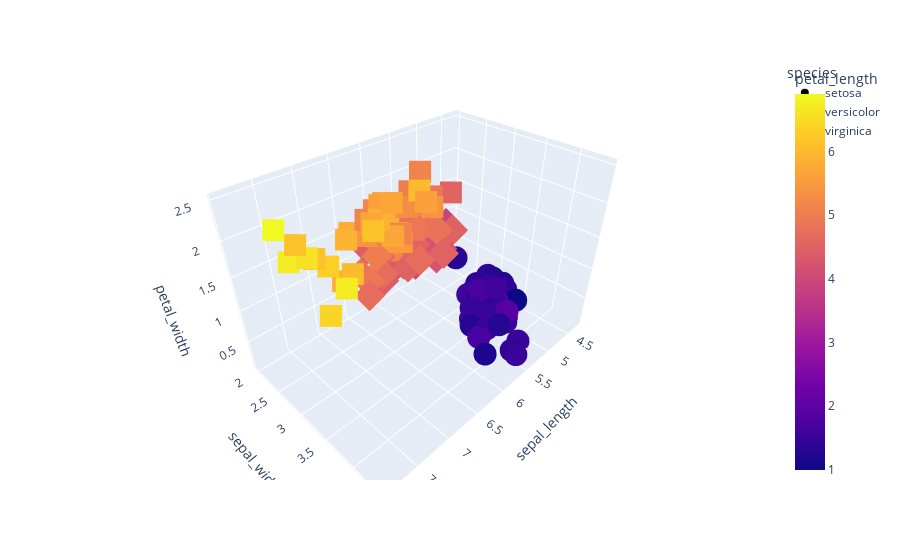

Write notebook code for a chart like this one.
### Code cell
import plotly.express as px
df = px.data.iris()
fig = px.scatter_3d(df, x='sepal_length', y='sepal_width', z='petal_width',
                    color='petal_length', symbol='species')
fig.show()

### Figure 1 — Plotly figure (JSON) as saved in the notebook; plotly's stock layout.template omitted (floating-point values rounded to 4 significant figures)
{"data": [{"hovertemplate": "species=setosa<br>sepal_length=%{x}<br>sepal_width=%{y}<br>petal_width=%{z}<br>petal_length=%{marker.color}<extra></extra>", "legendgroup": "setosa", "marker": {"color": [1.4, 1.4, 1.3, 1.5, 1.4, 1.7, 1.4, 1.5, 1.4, 1.5, 1.5, 1.6, 1.4, 1.1, 1.2, 1.5, 1.3, 1.4, 1.7, 1.5, 1.7, 1.5, 1, 1.7, 1.9, 1.6, 1.6, 1.5, 1.4, 1.6, 1.6, 1.5, 1.5, 1.4, 1.5, 1.2, 1.3, 1.5, 1.3, 1.5, 1.3, 1.3, 1.3, 1.6, 1.9, 1.4, 1.6, 1.4, 1.5, 1.4], "coloraxis": "coloraxis", "symbol": "circle"}, "mode": "markers", "name": "setosa", "scene": "scene", "showlegend": true, "type": "scatter3d", "x": [5.1, 4.9, 4.7, 4.6, 5, 5.4, 4.6, 5, 4.4, 4.9, 5.4, 4.8, 4.8, 4.3, 5.8, 5.7, 5.4, 5.1, 5.7, 5.1, 5.4, 5.1, 4.6, 5.1, 4.8, 5, 5, 5.2, 5.2, 4.7, 4.8, 5.4, 5.2, 5.5, 4.9, 5, 5.5, 4.9, 4.4, 5.1, 5, 4.5, 4.4, 5, 5.1, 4.8, 5.1, 4.6, 5.3, 5], "y": [3.5, 3, 3.2, 3.1, 3.6, 3.9, 3.4, 3.4, 2.9, 3.1, 3.7, 3.4, 3, 3, 4, 4.4, 3.9, 3.5, 3.8, 3.8, 3.4, 3.7, 3.6, 3.3, 3.4, 3, 3.4, 3.5, 3.4, 3.2, 3.1, 3.4, 4.1, 4.2, 3.1, 3.2, 3.5, 3.1, 3, 3.4, 3.5, 2.3, 3.2, 3.5, 3.8, 3, 3.8, 3.2, 3.7, 3.3], "z": [0.2, 0.2, 0.2, 0.2, 0.2, 0.4, 0.3, 0.2, 0.2, 0.1, 0.2, 0.2, 0.1, 0.1, 0.2, 0.4, 0.4, 0.3, 0.3, 0.3, 0.2, 0.4, 0.2, 0.5, 0.2, 0.2, 0.4, 0.2, 0.2, 0.2, 0.2, 0.4, 0.1, 0.2, 0.1, 0.2, 0.2, 0.1, 0.2, 0.2, 0.3, 0.3, 0.2, 0.6, 0.4, 0.3, 0.2, 0.2, 0.2, 0.2]}, {"hovertemplate": "species=versicolor<br>sepal_length=%{x}<br>sepal_width=%{y}<br>petal_width=%{z}<br>petal_length=%{marker.color}<extra></extra>", "legendgroup": "versicolor", "marker": {"color": [4.7, 4.5, 4.9, 4, 4.6, 4.5, 4.7, 3.3, 4.6, 3.9, 3.5, 4.2, 4, 4.7, 3.6, 4.4, 4.5, 4.1, 4.5, 3.9, 4.8, 4, 4.9, 4.7, 4.3, 4.4, 4.8, 5, 4.5, 3.5, 3.8, 3.7, 3.9, 5.1, 4.5, 4.5, 4.7, 4.4, 4.1, 4, 4.4, 4.6, 4, 3.3, 4.2, 4.2, 4.2, 4.3, 3, 4.1], "coloraxis": "coloraxis", "symbol": "diamond"}, "mode": "markers", "name": "versicolor", "scene": "scene", "showlegend": true, "type": "scatter3d", "x": [7, 6.4, 6.9, 5.5, 6.5, 5.7, 6.3, 4.9, 6.6, 5.2, 5, 5.9, 6, 6.1, 5.6, 6.7, 5.6, 5.8, 6.2, 5.6, 5.9, 6.1, 6.3, 6.1, 6.4, 6.6, 6.8, 6.7, 6, 5.7, 5.5, 5.5, 5.8, 6, 5.4, 6, 6.7, 6.3, 5.6, 5.5, 5.5, 6.1, 5.8, 5, 5.6, 5.7, 5.7, 6.2, 5.1, 5.7], "y": [3.2, 3.2, 3.1, 2.3, 2.8, 2.8, 3.3, 2.4, 2.9, 2.7, 2, 3, 2.2, 2.9, 2.9, 3.1, 3, 2.7, 2.2, 2.5, 3.2, 2.8, 2.5, 2.8, 2.9, 3, 2.8, 3, 2.9, 2.6, 2.4, 2.4, 2.7, 2.7, 3, 3.4, 3.1, 2.3, 3, 2.5, 2.6, 3, 2.6, 2.3, 2.7, 3, 2.9, 2.9, 2.5, 2.8], "z": [1.4, 1.5, 1.5, 1.3, 1.5, 1.3, 1.6, 1, 1.3, 1.4, 1, 1.5, 1, 1.4, 1.3, 1.4, 1.5, 1, 1.5, 1.1, 1.8, 1.3, 1.5, 1.2, 1.3, 1.4, 1.4, 1.7, 1.5, 1, 1.1, 1, 1.2, 1.6, 1.5, 1.6, 1.5, 1.3, 1.3, 1.3, 1.2, 1.4, 1.2, 1, 1.3, 1.2, 1.3, 1.3, 1.1, 1.3]}, {"hovertemplate": "species=virginica<br>sepal_length=%{x}<br>sepal_width=%{y}<br>petal_width=%{z}<br>petal_length=%{marker.color}<extra></extra>", "legendgroup": "virginica", "marker": {"color": [6, 5.1, 5.9, 5.6, 5.8, 6.6, 4.5, 6.3, 5.8, 6.1, 5.1, 5.3, 5.5, 5, 5.1, 5.3, 5.5, 6.7, 6.9, 5, 5.7, 4.9, 6.7, 4.9, 5.7, 6, 4.8, 4.9, 5.6, 5.8, 6.1, 6.4, 5.6, 5.1, 5.6, 6.1, 5.6, 5.5, 4.8, 5.4, 5.6, 5.1, 5.1, 5.9, 5.7, 5.2, 5, 5.2, 5.4, 5.1], "coloraxis": "coloraxis", "symbol": "square"}, "mode": "markers", "name": "virginica", "scene": "scene", "showlegend": true, "type": "scatter3d", "x": [6.3, 5.8, 7.1, 6.3, 6.5, 7.6, 4.9, 7.3, 6.7, 7.2, 6.5, 6.4, 6.8, 5.7, 5.8, 6.4, 6.5, 7.7, 7.7, 6, 6.9, 5.6, 7.7, 6.3, 6.7, 7.2, 6.2, 6.1, 6.4, 7.2, 7.4, 7.9, 6.4, 6.3, 6.1, 7.7, 6.3, 6.4, 6, 6.9, 6.7, 6.9, 5.8, 6.8, 6.7, 6.7, 6.3, 6.5, 6.2, 5.9], "y": [3.3, 2.7, 3, 2.9, 3, 3, 2.5, 2.9, 2.5, 3.6, 3.2, 2.7, 3, 2.5, 2.8, 3.2, 3, 3.8, 2.6, 2.2, 3.2, 2.8, 2.8, 2.7, 3.3, 3.2, 2.8, 3, 2.8, 3, 2.8, 3.8, 2.8, 2.8, 2.6, 3, 3.4, 3.1, 3, 3.1, 3.1, 3.1, 2.7, 3.2, 3.3, 3, 2.5, 3, 3.4, 3], "z": [2.5, 1.9, 2.1, 1.8, 2.2, 2.1, 1.7, 1.8, 1.8, 2.5, 2, 1.9, 2.1, 2, 2.4, 2.3, 1.8, 2.2, 2.3, 1.5, 2.3, 2, 2, 1.8, 2.1, 1.8, 1.8, 1.8, 2.1, 1.6, 1.9, 2, 2.2, 1.5, 1.4, 2.3, 2.4, 1.8, 1.8, 2.1, 2.4, 2.3, 1.9, 2.3, 2.5, 2.3, 1.9, 2, 2.3, 1.8]}], "layout": {"autosize": true, "coloraxis": {"colorbar": {"title": {"text": "petal_length"}}, "colorscale": [[0, "#0d0887"], [0.1111, "#46039f"], [0.2222, "#7201a8"], [0.3333, "#9c179e"], [0.4444, "#bd3786"], [0.5556, "#d8576b"], [0.6667, "#ed7953"], [0.7778, "#fb9f3a"], [0.8889, "#fdca26"], [1, "#f0f921"]]}, "legend": {"title": {"text": "species"}, "tracegroupgap": 0}, "margin": {"t": 60}, "scene": {"aspectmode": "auto", "aspectratio": {"x": 1.31, "y": 0.8736, "z": 0.8736}, "domain": {"x": [0, 1], "y": [0, 1]}, "xaxis": {"title": {"text": "sepal_length"}, "type": "linear"}, "yaxis": {"title": {"text": "sepal_width"}, "type": "linear"}, "zaxis": {"title": {"text": "petal_width"}, "type": "linear"}}}}
